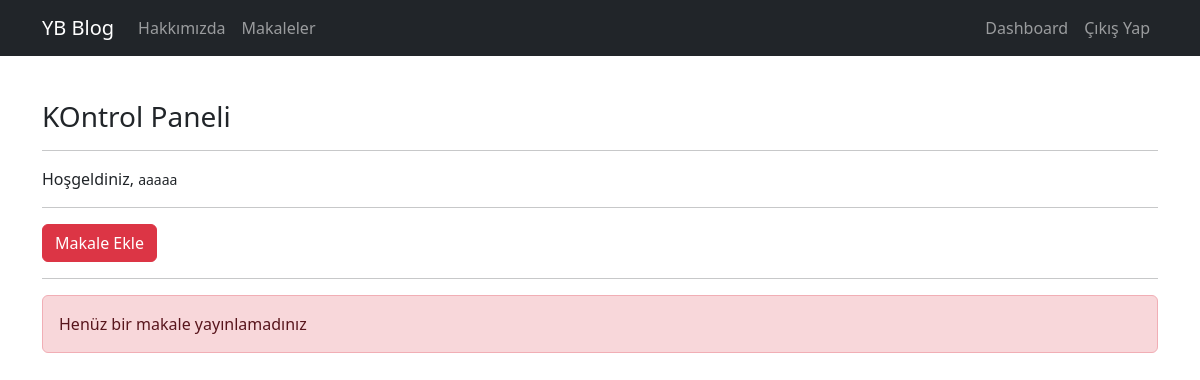
/article/dashboard/ (signed in), run on an earlier commit of the app's database.
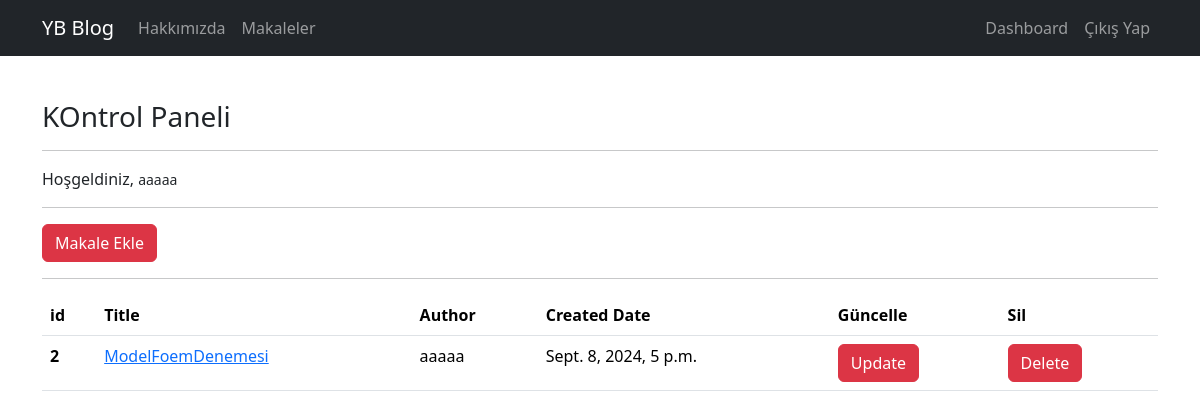
And on a later commit of the database.
### article/models.py (models this page shows, shortened)
class Article(models.Model):          #bu article ı kayıt etmen gerekiyor admin.py den
    author=models.ForeignKey("auth.User", on_delete=models.CASCADE)  #django ile hazır gelen Users tablosunu burda kullnadık referans aldık, ondelete->o o user silinirse diğer her şeyi veritabanından silinecek
    title=models.CharField(max_length=50)
    content=RichTextField()
    created_date=models.DateTimeField(auto_now_add=True)     #verbose_name ile bu alanların admin panelindeki ismini değiştirebilirsin
    article_image = models.FileField(verbose_name="Görsel ekleyin")   # Article modelinde değişiklik yaptığımızı bildirmek için pythonmanage.py makemigrations ve sonra yine " " migrate

### article/views.py (the view)
# urls.py: path('dashboard/', views.dashboard , name='dashboard'),
def dashboard(request):
    articles= Article.objects.filter(author= request.user)
    context={
        "articles":articles
    }
    return render(request, "dashboard.html", context)

### templates/dashboard.html
{% extends 'layout.html' %}
{% block body %}
<h3>KOntrol Paneli</h3>
<hr>
<p>
    Hoşgeldiniz, <small>{{request.user.username}}</small>
</p>
<hr>
<a href="/article/addarticle" class="btn btn-danger">Makale Ekle</a>
<hr>
{% if articles %}
<table class="table">
    <thead>
        <tr>
            <th scope="col">id</th>
            <th scope="col">Title</th>
            <th scope="col">Author</th>
            <th scope="col">Created Date</th>
            <th scope="col">Güncelle</th>
            <th scope="col">Sil</th>
        </tr>
    </thead>
    <tbody>
        {% for article in articles %}
        <tr>
            <th scope="row">{{article.id}}</th>
            <td> <a href="/article/detail/{{article.id}}">{{article.title}}</a></td>
            <td>{{article.author}}</td>
            <td>{{article.created_date}}</td>
            <td><a class="btn btn-danger" href="/article/update/{{article.id}}">Update</a></td>
            <td><a class="btn btn-danger" href="/article/delete/{{article.id}}">Delete</a></td>
        </tr>
        {% endfor %}
    </tbody>
</table>
{% else %}
<div class="alert alert-danger">Henüz bir makale yayınlamadınız</div>
{% endif %}
{% endblock %}

What changed in the data, as far as the page shows it:
added Article: id "2", title "ModelFoemDenemesi", author "aaaaa", created_date "Sept. 8, 2024, 5 p.m."
Also different on the page:
text no longer shown: "Henüz bir makale yayınlamadınız"
text now shown: "id Title Author Created Date Güncelle Sil"
